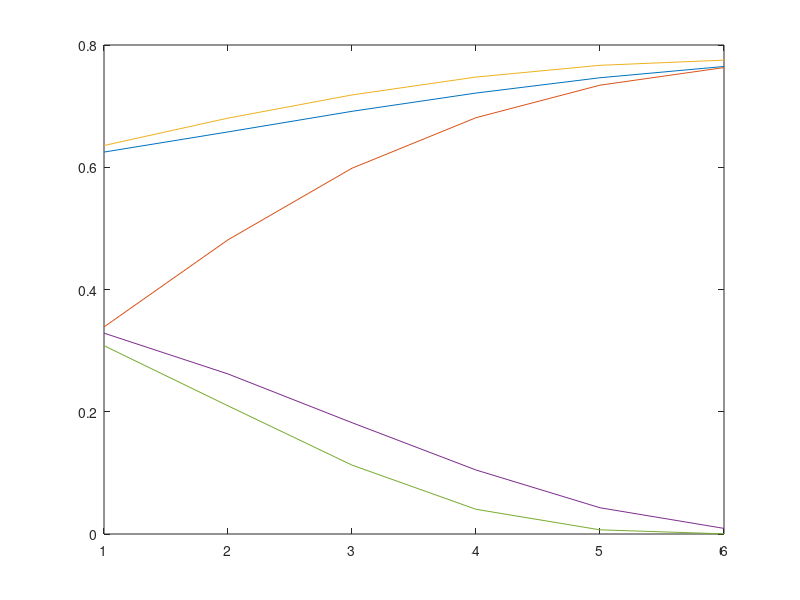

MATLAB code for this plot:
clear all;
V = 4;
L = [Inf,4,12,Inf;...
     4,Inf,4,15;...
     12,4,Inf,5;...
     Inf,15,5,Inf];
% P = zeros(1,4);
D = ones(4,4);
Q = zeros(4,4);
count = 1;
I = 2;
r = 1.8;

for loop = 1:6
    %% Calculate P
    temp = zeros(V,V);
    for i = 1:V
        for j = 1:V
            if (i ~= j)
                temp(i,i) = temp(i,i) + D(i,j)/L(i,j);
                temp(i,j) = -1*D(i,j)/L(i,j);
            end 
        end
    end

    b = [I;0;0;-1*I];
    a = temp(:,1:3)\b;
    P = [a;0];  
 
    %% Calculate Q
    for i = 1:V
        for j = 1:V
            if (i ~= j)
                Q(i,j) = D(i,j)/L(i,j)*(P(i) - P(j));
            end 
        end
    end

    %% Calculate next D
    for i = 1:V
        for j = 1:V
            if (i ~= j)
                slope = abs(Q(i,j))^r/(1+abs(Q(i,j))^r) - D(i,j);
                D(i,j) = D(i,j) + slope;
%                 D(i,j) = 0.5*((Q(i,j)*(P(i) - P(j)))/(L(i,j)*(P(1) - P(4))) + D(i,j));
%                 D(i,j) = abs(Q(i,j))^r/(1+abs(Q(i,j))^r) + exp(-D(i,j));
            end 
        end
    end

    data(count,:) = [D(1,2),D(2,3),D(3,4),D(1,3),D(2,4)];
    count = count + 1;
end
%%
plot(data);